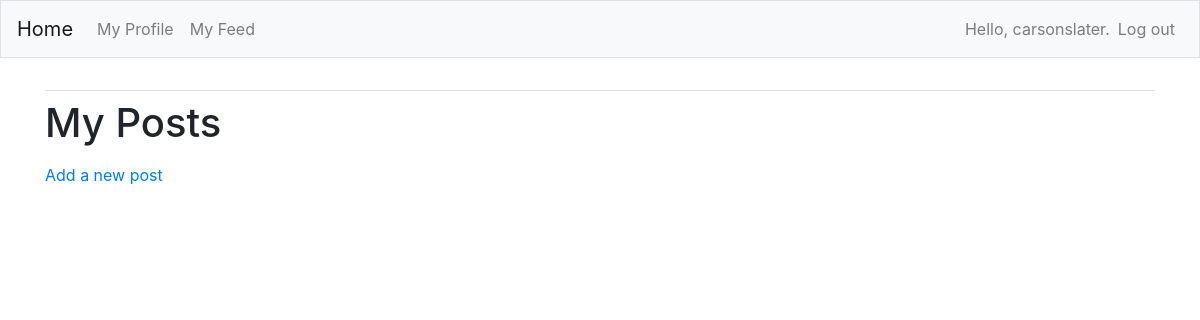
The page /myfeed/ (signed in) on the database as committed earlier.
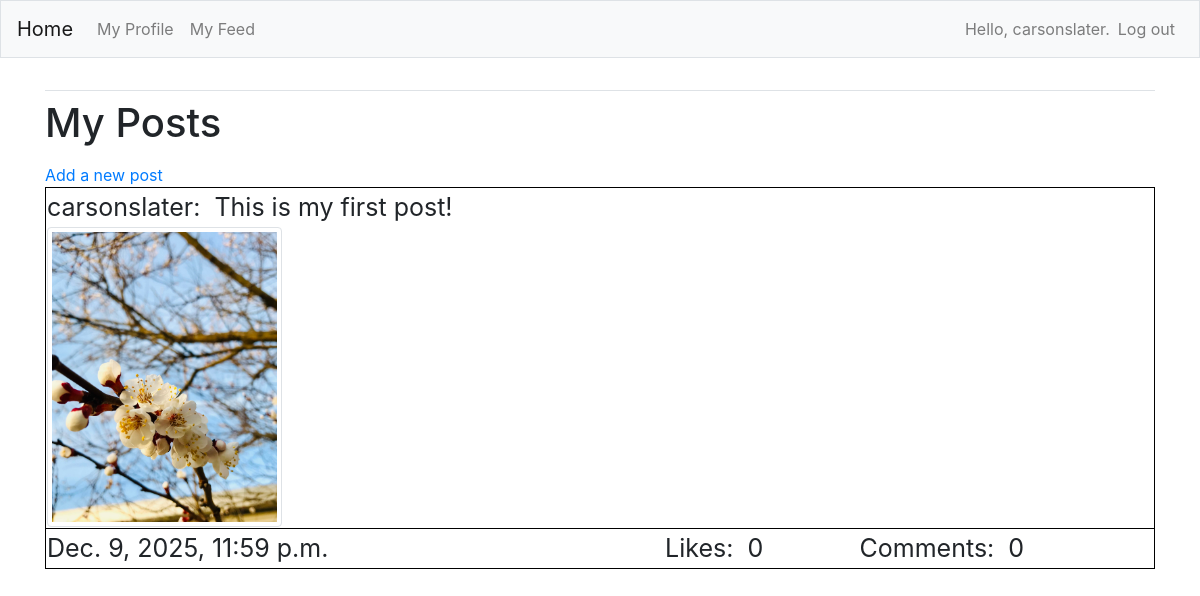
The same page on the database as committed later.
### FeedApp/models.py (models this page shows)
class Post(models.Model):
    description = models.CharField(max_length=255, blank=True)
    username = models.ForeignKey(User, on_delete=models.CASCADE)
    image = models.ImageField(upload_to="images", blank=True)
    date_posted = models.DateTimeField(auto_now_add=True)
    def __str__(self):
        return self.description

### FeedApp/views.py (the view)
# urls.py: path('myfeed/', views.myfeed, name='myfeed'),
@login_required
def myfeed(request):
    comment_count_list = []
    like_count_list = []
    posts = Post.objects.filter(username=request.user).order_by('-date_posted')
    for p in posts:
        c_count = Comment.objects.filter(post=p).count # this enables us to count how many posts there are
        l_count = Like.objects.filter(post=p).count
        comment_count_list.append(c_count)
        like_count_list.append(l_count)
    zipped_list = zip(posts, comment_count_list, like_count_list)
    context = {'posts': posts, 'zipped_list': zipped_list}
    return render(request, 'FeedApp/myfeed.html', context)

### FeedApp/templates/FeedApp/myfeed.html
{% extends "FeedApp/base.html" %}
{% load bootstrap4 %}
{% block content %}
<h1>
    <p>My Posts</p>
</h1>
<a href="{% url 'FeedApp:new_post' %}">Add a new post</a>
<table style="font-size: 25px; width: 100%;">
    {% for p, c, l in zipped_list %}
    <tr style="border: 1px solid black; padding: 6px;">
        <td>
            {{p.username}}:&nbsp {{ p }}<br>
            {% if p.image %}
            <img src="{{p.image.url}}" class="img-thumbnail" style="max-height: 300px;" alt="">
            {% endif %}
        </td>
    </tr>
    <tr style="border: 1px solid black; padding: 6px;">
        <td>{{ p.date_posted }}</td>
        <td>Likes: &nbsp{{ l }} &nbsp&nbsp&nbsp</td>
        <td>Comments: &nbsp{{ c }} &nbsp&nbsp&nbsp</td>
    </tr>
    {% endfor %}
</table>
{% endblock content %}

### FeedApp/templates/FeedApp/base.html (shortened to what this page needs)
{% load bootstrap4 %}
<!doctype html>
<html lang="en">
<head>
    {% bootstrap_css %}
</head>
<body>
    <nav class="navbar navbar-expand-md navbar-light bg-light mb-4 border">
        <a class="navbar-brand" href="{% url 'FeedApp:index'%}">
            Home</a>
        <div class="collapse navbar-collapse" id="navbarCollapse">
            <ul class="navbar-nav mr-auto">
                <li class="nav-item">
                    <a class="nav-link" href="{% url 'FeedApp:profile' %}">My Profile</a>
                </li>
                <li class="nav-item">
                    <a class="nav-link" href="{% url 'FeedApp:myfeed' %}">My Feed</a>
                </li>
            </ul>
            <ul class="navbar-nav ml-auto">
                {% if user.is_authenticated %}
                <li class="nav-item">
                    <span class="navbar-text">Hello, {{ user.username }}.</span>
                </li>
                <li class="nav-item">
                    <a class="nav-link" href="{% url 'users:logout' %}">Log out</a>
                </li>
                {% endif %}
            </ul>
        </div>
    </nav>
    <main role="main" class="container">
        <div class="pb-2 mb-2 border-bottom">
        </div>
        <div>
            {% block content %}{% endblock content %}
        </div>
    </main>
</body>
</html>

Rows that differ between the two databases and show on the page:
added Post: username "carsonslater", description "This is my first post!", image (picture), date_posted "Dec. 9, 2025, 11:59 p.m.", l "0", c "0"
